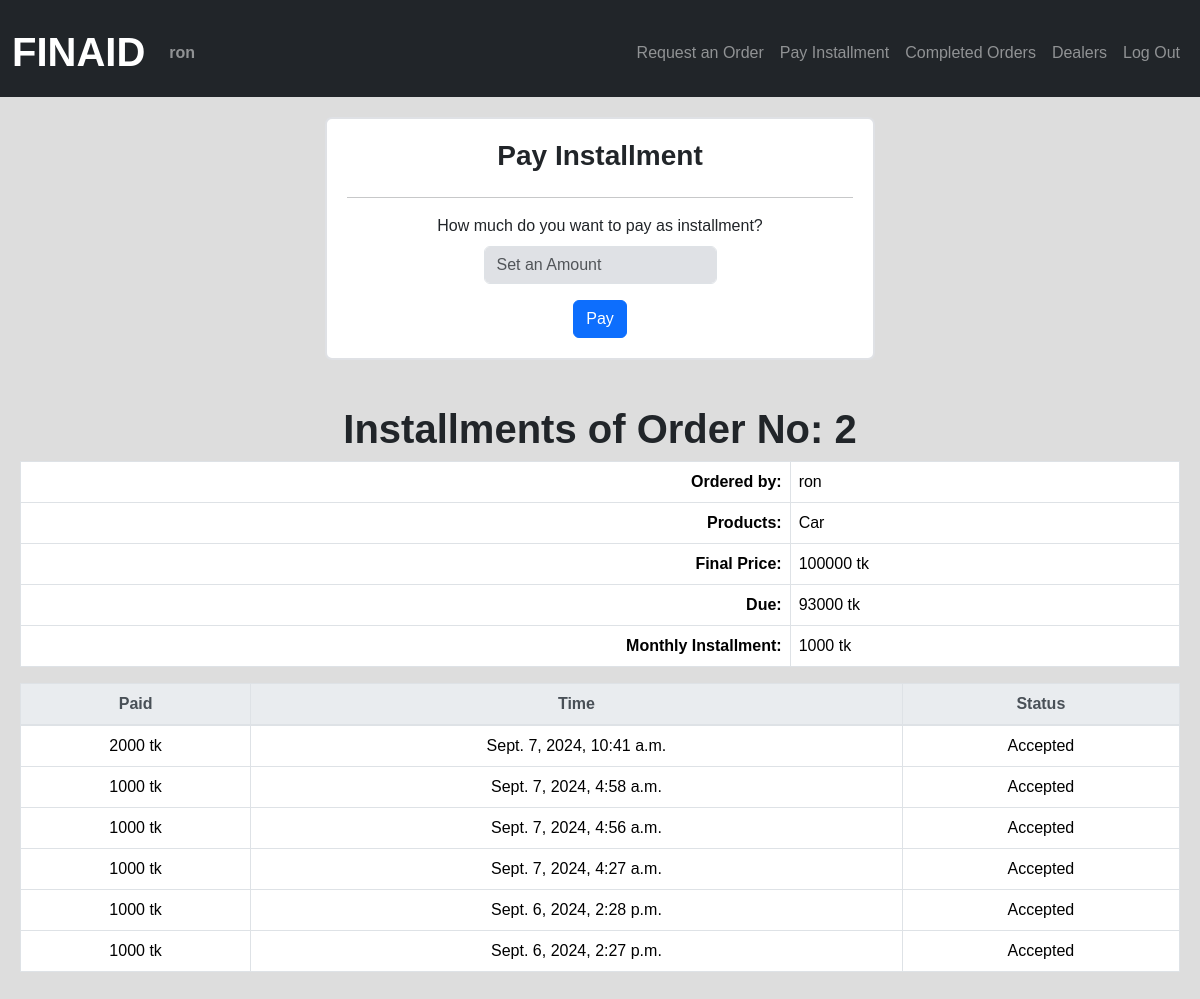
Page /installment/2 (signed in) on the committed database.
### finaidbd/models.py (models this page shows, shortened)
class User(AbstractUser):
    pass

class Order(models.Model):
    product = models.CharField(max_length=1000)
    ordered_by = models.ForeignKey(User, on_delete=models.CASCADE, related_name="orderer")
    referenced_by = models.ForeignKey(Deal_officer, on_delete=models.CASCADE, related_name="refer")
    time = models.DateTimeField(auto_now_add=True)
    maxim_price = models.IntegerField()
    monthly_pay = models.IntegerField()
    is_accept = models.BooleanField(default=False)
    final_price = models.IntegerField(blank=True, null=True)
    mnthpay_final = models.IntegerField(blank=True, null=True)
    due = models.IntegerField(blank=True, null=True)
    is_complete = models.BooleanField(default=False)

class Installment(models.Model):
    orderer = models.ForeignKey(Order, on_delete=models.CASCADE, related_name="orders")
    paid = models.IntegerField()
    datetime = models.DateTimeField(auto_now_add=True)
    is_accepted = models.BooleanField(default=False)

### finaidbd/views.py (the view)
# urls.py: path("installment/<int:id>", views.installment, name="installment"),
@login_required
def installment(request, id):
    ordr = Order.objects.get(pk=id)
    inst = Installment.objects.filter(orderer=ordr).order_by('datetime').reverse()
    if request.method == "POST":
        amnt = request.POST["inst_pay"]
        instlmnt = Installment(
            orderer = ordr,
            paid = amnt,
        )
        instlmnt.save()
        return render(request, "finaidbd/installment.html", {
            "installments": inst,
            "order": ordr,
            "mssage": "Installment paid successfully! Wait for admin confirmation."
        })
    else:
        return render(request, "finaidbd/installment.html", {
            "installments": inst,
            "order": ordr
        })

### finaidbd/templates/finaidbd/installment.html (shortened to what this page needs)
{% extends "finaidbd/layout.html" %}
{% block body %}
        {% if not user.is_superuser %}
            {% if not order.is_complete and order.is_accept %}
                <div class="contin">
                    <h3><b>Pay Installment</b></h3><hr>
                    <form action="{% url 'installment' order.id %}" method="post">
                        <div class="mb-3">
                            <label>How much do you want to pay as installment?</label>
                            <input class="form-control mx-auto w-auto" autofocus type="number" name="inst_pay" placeholder="Set an Amount" min=1 required>
                        </div>
                        <input class="btn btn-primary" type="submit" value="Pay">
                    </form>
                </div>
            {% endif %}
        {% endif %}
                <div style="padding:10px; margin:10px;">
                <h1 class="h1" style="text-align: center;">Installments of Order No: {{ order.id }}</h1>
                <table class="table table-bordered table striped">
                    <tbody>
                        <tr>
                            <th style="text-align:right;">Ordered by: </th>
                            <td>{{ order.ordered_by }}</td>
                        </tr>
                        <tr>
                            <th style="text-align:right;">Products: </th>
                            <td>{{ order.product }}</td>
                        </tr>
                        <tr>
                            <th style="text-align:right;">Final Price: </th>
                            <td>{{ order.final_price }} tk</td>
                        </tr>
                        <tr>
                            <th style="text-align:right;">Due: </th>
                            <td>{{ order.due }} tk</td>
                        </tr>
                        <tr>
                            <th style="text-align:right;">Monthly Installment: </th>
                            <td>{{ order.mnthpay_final }} tk</td>
                        </tr>
                    </tbody>
                    </table>
                    <table class="table table-bordered table striped">
                        <tr class="thead-light" style="text-align:center;">
                            <th>Paid</th>
                            <th>Time</th>
                            <th>Status</th>
                        </tr>
                    <tbody>
                        {% for inst in installments %}
                        <tr style="text-align:center;">
                            <td>{{ inst.paid }} tk</td>
                            <td>{{ inst.datetime }}</td>
                            <td>
                                {% if inst.is_accepted %}
                                    Accepted
                                {% endif %}
                            </td>
                        </tr>
                        {% empty %}
                        <tr>
                            <td style="text-align:center;" colspan="3">No installment paid yet.</td>
                        </tr>
                        {% endfor %}
                    </tbody>
                </table>
            </div>
{% endblock %}

### finaidbd/templates/finaidbd/layout.html (shortened to what this page needs)
{% load static %}
<!DOCTYPE html>
<html>
    <head>
        <link rel="stylesheet" href="https://stackpath.bootstrapcdn.com/bootstrap/4.4.1/css/bootstrap.min.css">
        <link href="https://cdn.jsdelivr.net/npm/bootstrap@5.3.3/dist/css/bootstrap.min.css" rel="stylesheet">
        <link rel="stylesheet" type="text/css" href="{% static 'finaidbd/styles.css' %}">
        <link rel="stylesheet" href="https://cdn.jsdelivr.net/npm/bootstrap-icons@1.10.5/font/bootstrap-icons.css">
    </head>
    <body>
        <nav class="bg-dark navbar navbar-expand-md navbar-dark">
            <div class="container-fluid">
                <a class="navbar-brand" href="{% url 'index' %}"><h1 class="h1">FINAID</h1></a>
                <div class="collapse navbar-collapse" id="navbar">
                    <ul class="navbar-nav me-auto mt-2">
                        {% if user.is_authenticated %}
                            <li class="nav-item">
                                <a class="nav-link" href="#" id="pro"><strong>{{ user.username }}</strong></a>
                            </li>
                        {% endif %}
                    </ul>
                    <ul class="navbar-nav ms-auto mt-2">
                        {% if user.is_authenticated and not user.is_superuser %}
                            <li class="nav-item">
                                <a class="nav-link" href="{% url 'order' %}">Request an Order</a>
                            </li>
                            <li class="nav-item">
                                <a class="nav-link" href="{% url 'pay_inst' %}">Pay Installment</a>
                            </li>
                        {% endif %}
                        {% if user.is_authenticated %}
                            <li class="nav-item">
                                <a class="nav-link" href="{% url 'paid' %}">Completed Orders</a>
                            </li>
                            <li class="nav-item">
                                <a class="nav-link" href="{% url 'dealers' %}">Dealers</a>
                            </li>
                            <li class="nav-item">
                                <a class="nav-link" href="{% url 'logout' %}">Log Out</a>
                            </li>
                        {% endif %}
                    </ul>
                </div>
            </div>
        </nav>
        <div class="body">
            {% block body %}
            {% endblock %}
        </div>
    </body>
</html>

### finaidbd/static/finaidbd/styles.css (style rules this page uses)
* { box-sizing: border-box; }
body { margin: 0; font-family: Arial, sans-serif; background-color: #dddddd; }
.contin { border: 2px solid #dfe1e5; border-radius: 7px; text-align: center; padding: 20px; display: flex; flex-direction: column; height: auto; width: 550px; margin: 20px auto; background-color: white; }
.h1 { padding-top: 15px; font-weight: bold; }
a { color: black; text-decoration: none; }
.form-control { background-color: #dfe1e5; }

### rows in the picture
User: username "ron"
Order: id "2", ordered_by "ron", product "Car", final_price "100000", due "93000", mnthpay_final "1000"
Installment: paid "2000", datetime "Sept. 7, 2024, 10:41 a.m.", is_accepted "Accepted"
Installment: paid "1000", datetime "Sept. 7, 2024, 4:58 a.m.", is_accepted "Accepted"
Installment: paid "1000", datetime "Sept. 7, 2024, 4:56 a.m.", is_accepted "Accepted"
Installment: paid "1000", datetime "Sept. 7, 2024, 4:27 a.m.", is_accepted "Accepted"
Installment: paid "1000", datetime "Sept. 6, 2024, 2:28 p.m.", is_accepted "Accepted"
Installment: paid "1000", datetime "Sept. 6, 2024, 2:27 p.m.", is_accepted "Accepted"
